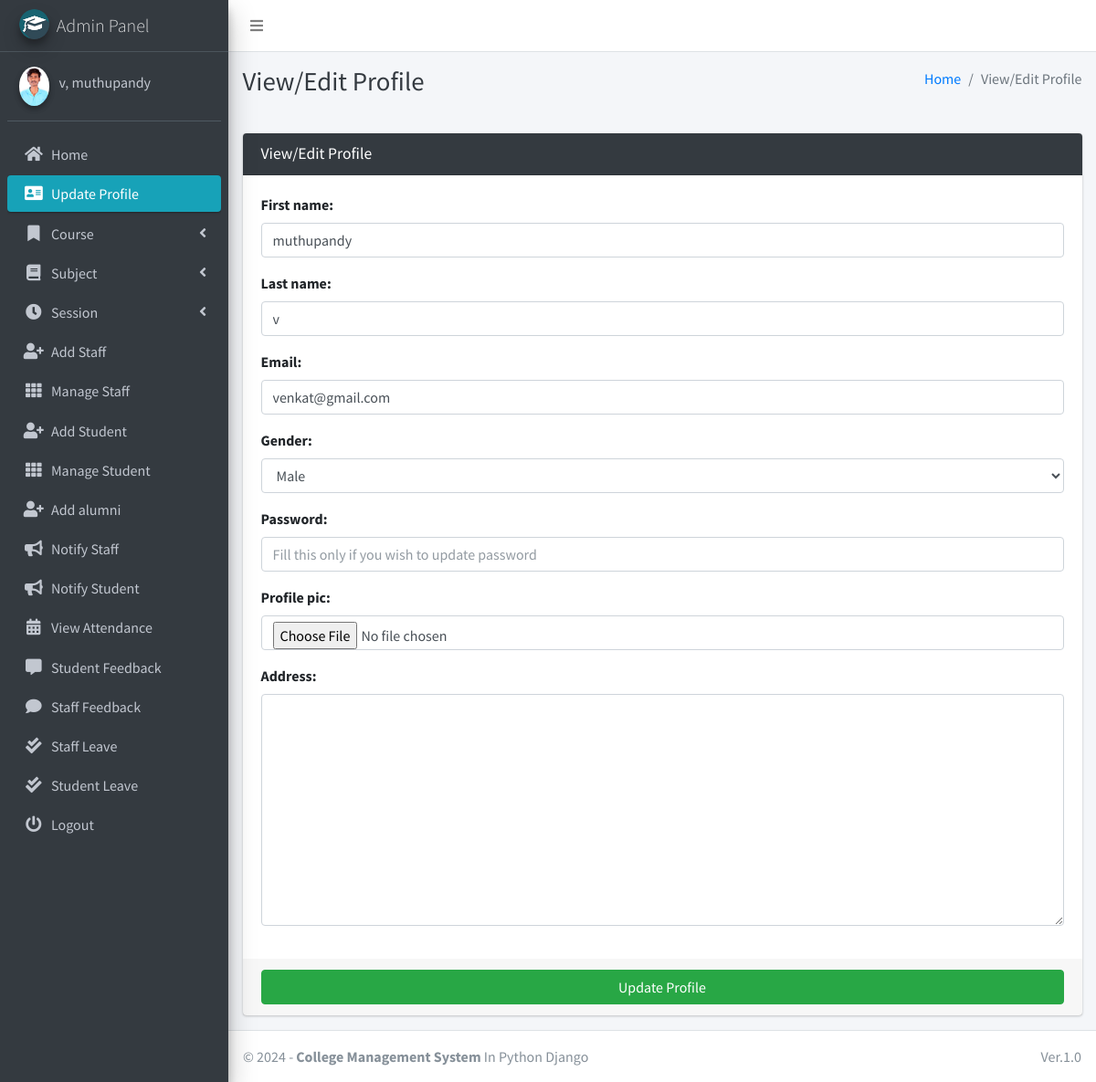
Screenshot of /admin_view_profile (signed in) with the database file from the repository.
### main_app/models.py (models this page shows)
class CustomUser(AbstractUser):
    USER_TYPE = ((1, "HOD"), (2, "Staff"), (3, "Student"),(4, "alumni"))
    GENDER = [("M", "Male"), ("F", "Female")]
    username = None  # Removed username, using email instead
    email = models.EmailField(unique=True)
    user_type = models.CharField(default=1, choices=USER_TYPE, max_length=1)
    gender = models.CharField(max_length=1, choices=GENDER)
    profile_pic = models.ImageField()
    address = models.TextField()
    fcm_token = models.TextField(default="")  # For firebase notifications
    created_at = models.DateTimeField(auto_now_add=True)
    updated_at = models.DateTimeField(auto_now=True)
    USERNAME_FIELD = "email"
    REQUIRED_FIELDS = []
    objects = CustomUserManager()
    def __str__(self):
        return self.last_name + ", " + self.first_name

### main_app/hod_views.py (the view, shortened to what this page needs)
# urls.py: path("admin_view_profile", hod_views.admin_view_profile,
def admin_view_profile(request):
    admin = get_object_or_404(Admin, admin=request.user)
    form = AdminForm(request.POST or None, request.FILES or None,
                     instance=admin)
    context = {'form': form,
               'page_title': 'View/Edit Profile'
               }
    return render(request, "hod_template/admin_view_profile.html", context)

### main_app/forms.py
class AdminForm(CustomUserForm):
    def __init__(self, *args, **kwargs):
        super(AdminForm, self).__init__(*args, **kwargs)
    class Meta(CustomUserForm.Meta):
        model = Admin
        fields = CustomUserForm.Meta.fields

### main_app/templates/hod_template/admin_view_profile.html (shortened to what this page needs)
{% extends 'main_app/base.html' %}
{% load static %}
{% block page_title %}{{page_title}}{% endblock page_title %}
{% block content %}
<section class="content">
    <div class="container-fluid">
        <div class="row">
            <div class="col-md-12">
                <div class="card card-dark">
                    <div class="card-header">
                        <h3 class="card-title">{{page_title}}</h3>
                    </div>
                    {% include "main_app/form_template.html" with messages=messages  form=form button_text="Update Profile"%}
                </div>
            </div>
        </div>
    </div>
</section>
{% endblock content %}

### main_app/templates/main_app/sidebar_template.html (shortened to what this page needs)
{% load static %}
<aside class="main-sidebar sidebar-dark-info elevation-4">
    {% if request.user.user_type == '1' %}
    <a href="{% url 'admin_home' %}" class="brand-link">
        <img src="{% static 'dist/img/cmsl.png' %} " alt="AdminLTE Logo"
            class="brand-image img-circle elevation-3" >
        <span class="brand-text font-weight-light">Admin Panel</span>
    </a>
    <div class="sidebar">
        <div class="user-panel mt-3 pb-3 mb-3 d-flex">
            <div class="image">
                <img src="{{ request.user.profile_pic}}" class="img-circle elevation-2" alt="User Image">
            </div>
            <div class="info">
                <a href="#" class="d-block">{{user}}</a>
            </div>
        </div>
        <nav class="mt-2">
            <ul class="nav nav-pills nav-sidebar flex-column" data-widget="treeview" role="menu" data-accordion="false">
                <li class="nav-item">
                    {% url 'admin_home' as admin_home %}
                    <a href="{{admin_home}}" class="nav-link {% if admin_home == request.path %} active {% endif %}">
                        <i class="nav-icon fas fa-home"></i>
                        <p>
                            Home
                        </p>
                    </a>
                </li>
                <li class="nav-item">
                    {% url 'admin_view_profile' as admin_view_profile %}
                    <a href="{{admin_view_profile}}"
                        class="nav-link {% if admin_view_profile == request.path %} active {% endif %}">
                        <i class="nav-icon fas fa-address-card"></i>
                        <p>
                            Update Profile
                        </p>
                    </a>
                </li>
                <li class="nav-item has-treeview">
                    <a href="#" class="nav-link">
                        <i class="nav-icon fas fa-bookmark"></i>
                        <p>
                            Course
                            <i class="fas fa-angle-left right"></i>
                        </p>
                    </a>
                </li>
                <li class="nav-item has-treeview">
                    <a href="#" class="nav-link">
                        <i class="nav-icon fas fa-book"></i>
                        <p>
                            Subject
                            <i class="fas fa-angle-left right"></i>
                        </p>
                    </a>
                </li>
                <li class="nav-item has-treeview">
                    <a href="#" class="nav-link">
                        <i class="nav-icon fas fa-clock"></i>
                        <p>
                            Session
                            <i class="fas fa-angle-left right"></i>
                        </p>
                    </a>
                </li>
                <li class="nav-item">
                    {% url 'add_staff' as add_staff %}
                    <a href="{{add_staff}}" class="nav-link {% if add_staff == request.path %} active {% endif %}">
                        <i class="nav-icon fas fa-user-plus"></i>
                        <p>
                            Add Staff
                        </p>
                    </a>
                </li>
                <li class="nav-item">
                    {% url 'manage_staff' as manage_staff %}
                    {% url 'edit_staff' staff_id as edit_staff %}
                    <a href="{{manage_staff}}"
                        class="nav-link {% if manage_staff == request.path or request.path == edit_staff %} active {% endif %}">
                        <i class="nav-icon fas fa-th"></i>
                        <p>
                            Manage Staff
                        </p>
                    </a>
                </li>
                <li class="nav-item">
                    {% url 'add_student' as add_student%}
                    <a href="{{add_student}}" class="nav-link  {% if add_student == request.path %} active {% endif %}">
                        <i class="nav-icon fas fa-user-plus"></i>
                        <p>
                            Add Student
                        </p>
                    </a>
                </li>
                <li class="nav-item">
                    {% url 'manage_student' as manage_student %}
                    {% url 'edit_student' student_id as edit_student %}
                    <a href="{{manage_student}}"
                        class="nav-link  {% if edit_student == request.path or manage_student == request.path %} active {% endif %}">
                        <i class="nav-icon fas fa-th"></i>
                        <p>
                            Manage Student
                        </p>
                    </a>
                </li>
                <li class="nav-item">
                    {% url 'add_alumni' as add_alumni %}
                    <a href="{{add_alumni}}"
                        class="nav-link {% if add_alumni == request.path %} active {% endif %}">
                        <i class="nav-icon fas fa-user-plus"></i>
                        <p>
                            Add alumni
                        </p>
                    </a>
                </li>
                <li class="nav-item">
                    {% url 'admin_notify_staff' as admin_notify_staff %}
                    <a href="{{admin_notify_staff}}"
                        class="nav-link {% if admin_notify_staff == request.path %} active {% endif %}">
                        <i class="nav-icon fas fa-bullhorn"></i>
                        <p>
                            Notify Staff
                        </p>
                    </a>
                </li>
                <li class="nav-item">
                    {% url 'admin_notify_student' as admin_notify_student %}
                    <a href="{{admin_notify_student}}"
                        class="nav-link {% if admin_notify_student == request.path %} active {% endif %}">
                        <i class="nav-icon fas fa-bullhorn"></i>
                        <p>
                            Notify Student
                        </p>
                    </a>
                </li>
                <li class="nav-item">
                    {% url 'admin_view_attendance' as admin_view_attendance %}
                <li class="nav-item">
                    <a href="{{admin_view_attendance}}"
                        class="nav-link  {% if admin_view_attendance == request.path %} active {% endif %}">
                        <i class="nav-icon fas fa-calendar-alt"></i>
                        <p>
                            View Attendance
                        </p>
                    </a>
                </li>
                <li class="nav-item">
                    {% url 'student_feedback_message' as student_feedback_message %}
                    <a href="{{ student_feedback_message }}"
                        class="nav-link  {% if student_feedback_message == request.path %} active {% endif %}">
                        <i class="nav-icon fas fa-comment-alt"></i>
                        <p>
                            Student Feedback
                        </p>
                    </a>
                </li>
                <li class="nav-item">
                    {% url 'staff_feedback_message' as staff_feedback_message %}
                    <a href="{{staff_feedback_message}}"
                        class="nav-link   {% if staff_feedback_message == request.path %} active {% endif %}">
                        <i class="nav-icon fas fa-comment"></i>
                        <p>
                            Staff Feedback
                        </p>
                    </a>
                </li>
                <li class="nav-item">
                    {% url 'view_staff_leave' as view_staff_leave %}
                    <a href="{{view_staff_leave}}"
                        class="nav-link  {% if view_staff_leave == request.path %} active {% endif %}">
                        <i class="nav-icon fas fa-check-double"></i>
                        <p>
                            Staff Leave
                        </p>
                    </a>
                </li>
                <li class="nav-item">
                    {% url 'view_student_leave' as view_student_leave %}
                    <a href="{% url 'view_student_leave' %}"
                        class="nav-link  {% if view_student_leave == request.path %} active {% endif %}">
                        <i class="nav-icon fas fa-check-double"></i>
                        <p>
                            Student Leave
                        </p>
                    </a>
                </li>
                                        {% endif %}
                                        <li class="nav-item">
                                            <a href="{% url 'user_logout' %}"
                                                onclick="return confirm('Your session would be terminated.\n\nProceed?')"
                                                class="nav-link">
                                                <i class="nav-icon fas fa-power-off"></i>
                                                <p>
                                                    Logout
                                                </p>
                                            </a>
                                        </li>
                                    </ul>
                                </nav>
                            </div>
</aside>

### rows the page displays
CustomUser: user.profile_pic (picture), last_name+first_name "v, muthupandy"

### other values shown
{{ page_title }} "View/Edit Profile"
{{ field.label_tag }} "First name:" "Last name:" "Email:" "Gender:" "Password:" "Profile pic:" "Address:"
{{ button_text }} "Update Profile"
